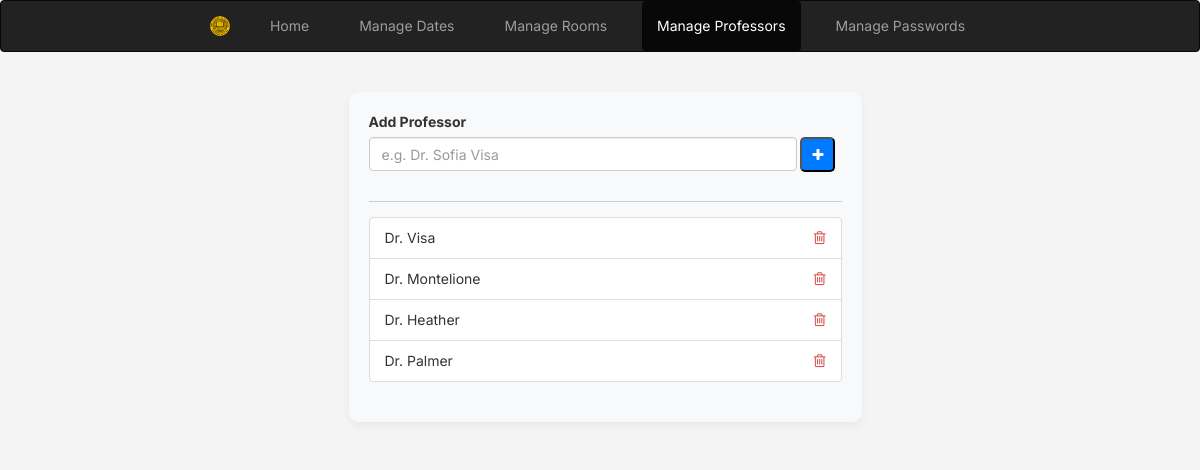
/admin_panel.php?page=add_professor, run on the app's committed database.
### tables this page shows
CREATE TABLE `professor_list` (
  `id` int(11) NOT NULL,
  `name` varchar(255) NOT NULL
);

### add_professor.php (the view, shortened to what this page needs)
<?php
$mysqli = new mysqli('localhost', 'root', '', 'bookingcalendar');
function fetchAllProfessors($mysqli) {
    $query = "SELECT * FROM professor_list";
    $result = $mysqli->query($query);
    $professors = [];
    if ($result) {
        while ($row = $result->fetch_assoc()) {
            $professors[] = $row;
        }
    }
    return $professors;
}
$professors = fetchAllProfessors($mysqli);
?>
<!DOCTYPE html>
<html>
<head>
    <link rel="stylesheet" href="https://maxcdn.bootstrapcdn.com/bootstrap/3.4.0/css/bootstrap.min.css">
    <link rel="stylesheet" href="https://cdnjs.cloudflare.com/ajax/libs/font-awesome/4.7.0/css/font-awesome.min.css">
</head>
<body>
    <div class="container">
        <div class="form-container">
            <div class="form-section">
                <form action="add_professor.php" method="post" class="d-flex align-items-center" onsubmit="return validateForm();">
                    <div class="form-group add-professor-input">
                    <label for="newProfessorName">Add Professor</label>
                    <input type="text" name="newProfessorName" id="newProfessorName" class="form-control" placeholder="e.g. Dr. Sofia Visa" required>
                </div>
                <button type="submit" class="add-professor-btn"><i class="fa fa-plus"></i></button>
            </form>
            <hr class="divider">
            <ul class="list-group">
                <?php foreach ($professors as $professor): ?>
                    <li class="list-group-item">
                        <?php echo htmlspecialchars($professor['name']); ?>
                        <a href="delete_professor.php?id=<?php echo $professor['id']; ?>" class="delete-icon" onclick="return confirm('Are you sure you want to delete this professor?');">
                            <i class="fa fa-trash-o" aria-hidden="true"></i>
                        </a>
                    </li>
                <?php endforeach; ?>
            </ul>
        </div>
    </div>
    </div>
</body>
</html>

### admin_panel.php (style rules this page uses)
body { font-family: 'Inter', sans-serif; background-color: #f4f4f4; color: #333; }

### add_professor.php (style rules this page uses)
body { font-family: 'Inter', sans-serif; background-color: #f4f4f4; color: #333; }
.form-container { display: flex; justify-content: space-around; }
.form-section { margin-top: 20px; background-color: #f8f9fa; padding: 20px; border-radius: 10px; box-shadow: 0 4px 8px rgba(0,0,0,0.05); width: 45%; margin-bottom: 20px; margin-right: 20px; }
.add-professor-btn { display: inline-block; width: 35px; height: 35px; background-color: #007bff; color: white; text-align: center; line-height: 30px; border-radius: 5px; cursor: pointer; }
.add-professor-input { display: inline-block; width: calc(100% - 45px); }
.delete-icon { color: #d9534f; cursor: pointer; }
.delete-icon i.fa, .delete-icon i.fas { font-size: 1.5rem; margin-left: auto; }
.list-group-item { display: flex; justify-content: space-between; }
.divider { border-top: 1px solid #ccc; margin: 15px 0; }

### data on the page
professor_list: name "Dr. Visa"
professor_list: name "Dr. Montelione"
professor_list: name "Dr. Heather"
professor_list: name "Dr. Palmer"
